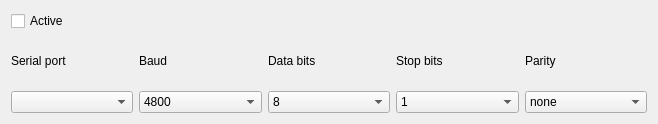
<?xml version="1.0" encoding="UTF-8"?>
<ui version="4.0">
 <class>SerialSettingsWidget</class>
 <widget class="QWidget" name="SerialSettingsWidget">
  <property name="geometry">
   <rect>
    <x>0</x>
    <y>0</y>
    <width>658</width>
    <height>124</height>
   </rect>
  </property>
  <property name="minimumSize">
   <size>
    <width>0</width>
    <height>124</height>
   </size>
  </property>
  <property name="windowTitle">
   <string>Form</string>
  </property>
  <layout class="QGridLayout" name="gridLayout">
   <item row="0" column="0">
    <widget class="QCheckBox" name="checkBox">
     <property name="text">
      <string>Active</string>
     </property>
    </widget>
   </item>
   <item row="1" column="0">
    <widget class="QLabel" name="label">
     <property name="text">
      <string>Serial port</string>
     </property>
    </widget>
   </item>
   <item row="1" column="1">
    <widget class="QLabel" name="label_2">
     <property name="text">
      <string>Baud</string>
     </property>
    </widget>
   </item>
   <item row="1" column="2">
    <widget class="QLabel" name="label_3">
     <property name="text">
      <string>Data bits</string>
     </property>
    </widget>
   </item>
   <item row="1" column="3">
    <widget class="QLabel" name="label_4">
     <property name="text">
      <string>Stop bits</string>
     </property>
    </widget>
   </item>
   <item row="1" column="4">
    <widget class="QLabel" name="label_5">
     <property name="text">
      <string>Parity</string>
     </property>
    </widget>
   </item>
   <item row="2" column="0">
    <widget class="QComboBox" name="serialPort"/>
   </item>
   <item row="2" column="1">
    <widget class="QComboBox" name="baud">
     <property name="currentIndex">
      <number>2</number>
     </property>
     <item>
      <property name="text">
       <string>1200</string>
      </property>
     </item>
     <item>
      <property name="text">
       <string>2400</string>
      </property>
     </item>
     <item>
      <property name="text">
       <string>4800</string>
      </property>
     </item>
     <item>
      <property name="text">
       <string>9600</string>
      </property>
     </item>
     <item>
      <property name="text">
       <string>19200</string>
      </property>
     </item>
     <item>
      <property name="text">
       <string>38400</string>
      </property>
     </item>
     <item>
      <property name="text">
       <string>57600</string>
      </property>
     </item>
     <item>
      <property name="text">
       <string>115200</string>
      </property>
     </item>
    </widget>
   </item>
   <item row="2" column="2">
    <widget class="QComboBox" name="dataBits">
     <property name="currentIndex">
      <number>1</number>
     </property>
     <item>
      <property name="text">
       <string>7</string>
      </property>
     </item>
     <item>
      <property name="text">
       <string>8</string>
      </property>
     </item>
    </widget>
   </item>
   <item row="2" column="3">
    <widget class="QComboBox" name="stopBits">
     <item>
      <property name="text">
       <string>1</string>
      </property>
     </item>
     <item>
      <property name="text">
       <string>1.5</string>
      </property>
     </item>
     <item>
      <property name="text">
       <string>2</string>
      </property>
     </item>
    </widget>
   </item>
   <item row="2" column="4">
    <widget class="QComboBox" name="parity">
     <item>
      <property name="text">
       <string>none</string>
      </property>
     </item>
     <item>
      <property name="text">
       <string>odd</string>
      </property>
     </item>
     <item>
      <property name="text">
       <string>even</string>
      </property>
     </item>
    </widget>
   </item>
  </layout>
 </widget>
 <resources/>
 <connections/>
</ui>
